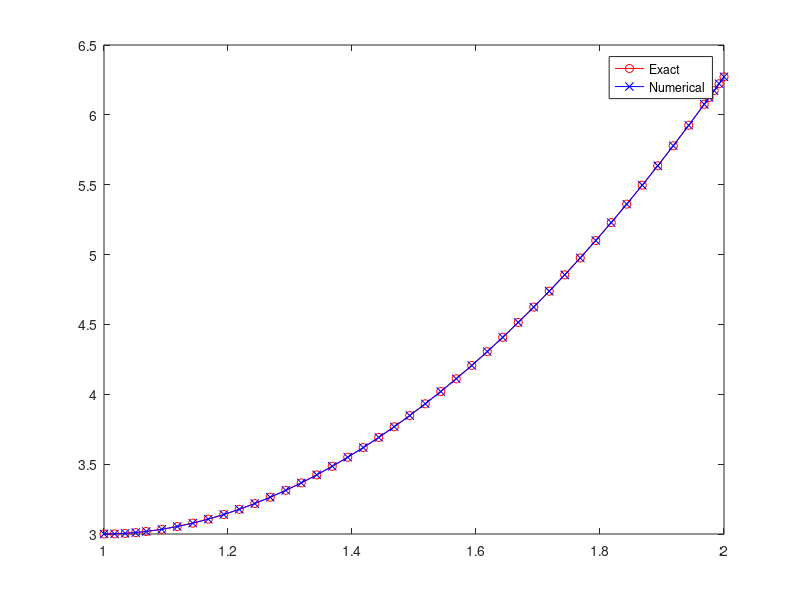
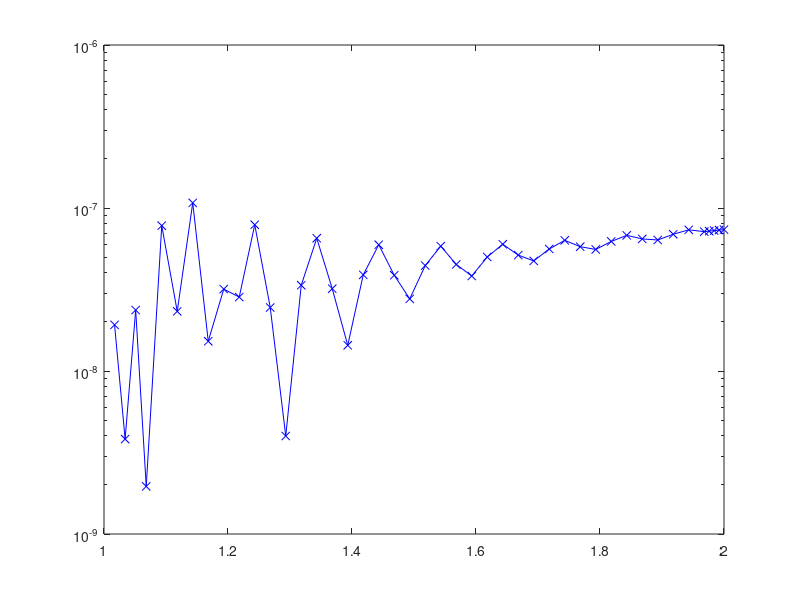

Write MATLAB code to recreate these figures, in order.
tspan=[1,2];
F=@(t,Y) [Y(2); (3.*t.^2-1+2.*Y(1))./(t.^2)];
Y0=[3;0];
[t,Y]=ode45(F,tspan,Y0);
y=Y(:,1);

byhand=@(t) t.^2.*log(abs(t))+0.5.*t.^2+2./t+0.5;

figure
plot(t, byhand(t), 'r-o');
hold on;
plot(t, y, 'b-x');
legend('Exact','Numerical');

err = abs(byhand(t)-y);


figure
semilogy(t, err, 'b-x');
